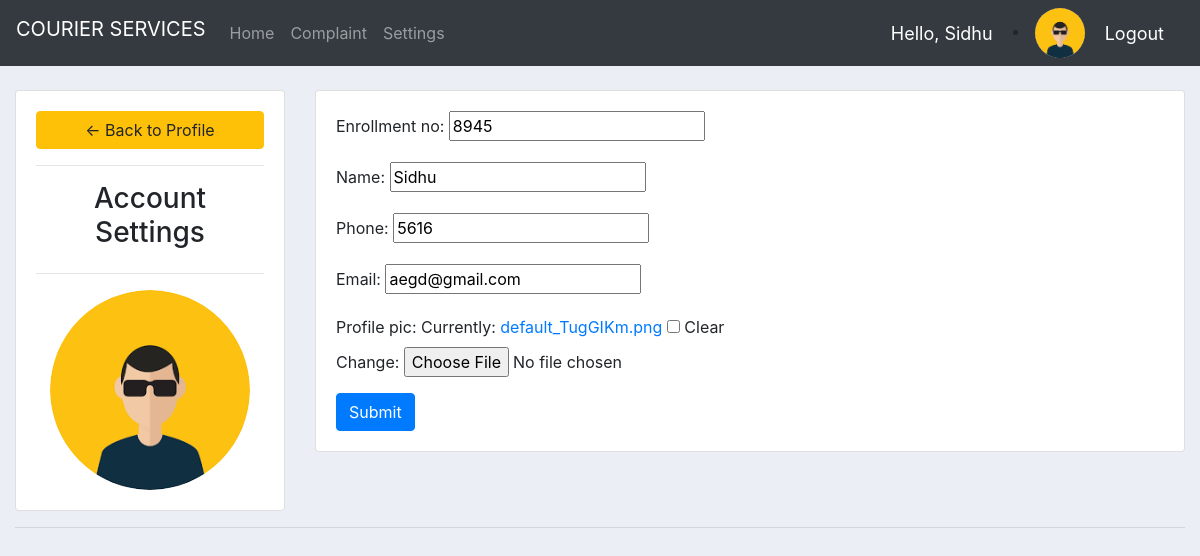
Page /user_settings/ (signed in) on the earlier database version.
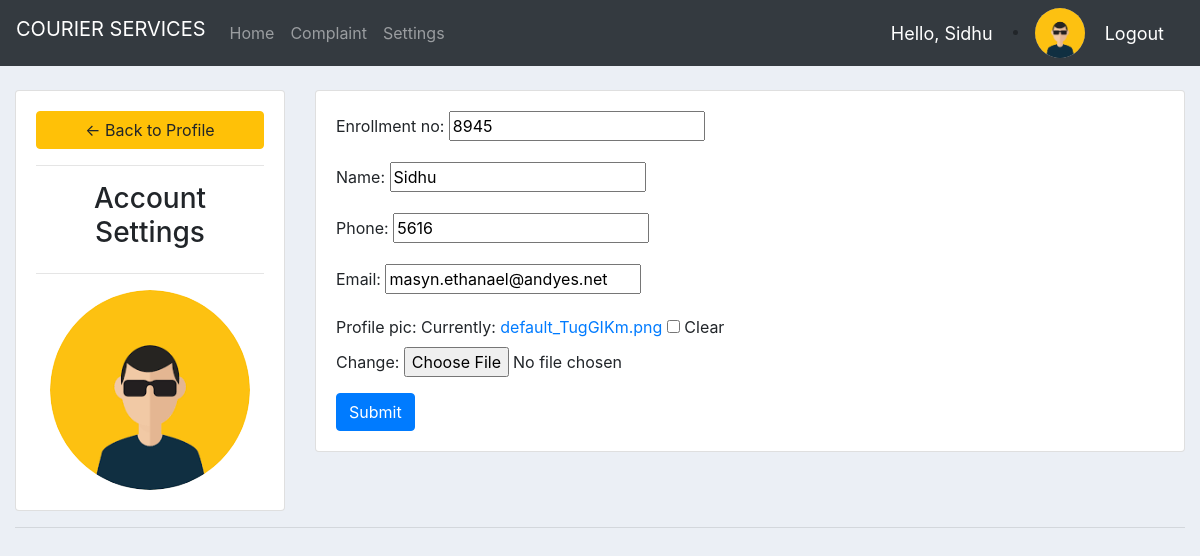
Same page on the later database version.
### courier/models.py (models this page shows, shortened)
class Student(models.Model):
    user = models.OneToOneField(User, null=True, on_delete=models.CASCADE)
    enrollment_no = models.IntegerField(null=True)
    name = models.CharField(max_length=200, null=True)
    room_no = models.CharField(max_length=10, null=True)
    phone = models.IntegerField(null=True)
    email = models.CharField(max_length=200, null=True)
    profile_pic = models.ImageField(default='default.png',null=True, blank=True)
    date_created = models.DateTimeField(auto_now_add=True, null=True)

### courier/decorators.py (the view)
        def wrapper_func(request, *args, **kwargs):
            group = None
            if request.user.groups.exists():
                group = request.user.groups.all()[0].name
            if group in allowed_roles:
                return view_func(request, *args, **kwargs)
            else:
                return HttpResponse('You are not authorized to view this page')

### courier/forms.py
class StudentForm(ModelForm):
    class Meta:
        model=Student
        fields='__all__'
        exclude=['room_no','user']

### courier/views.py (called while the page is built)
@login_required(login_url='login')
@allowed_users(allowed_roles=['student'])
def userSetting(request):
    student=request.user.student
    form=StudentForm(instance=student)
    if request.method=='POST':
        form=StudentForm(request.POST,request.FILES,instance=student)
        if form.is_valid():
            form.save()
            return redirect('user-page')
    context={'form':form}
    return render(request,'courier/user_settings.html',context)

### courier/templates/courier/user_settings.html (shortened to what this page needs)
{%  extends  'courier/main.html' %}
{% load static %}
{% block content %}
<br>
<div class="row">
	<div class="col-md-3">
		<div class="card card-body">
			<a class="btn btn-warning" href="{% url 'home' %}"> &#8592; Back to Profile</a>
			<hr>
			<h3 style="text-align: center">Account Settings</h3>
			<hr>
			<img class="profile-pic" src="{{request.user.student.profile_pic.url}}" >
		</div>
	</div>
	<div class="col-md-9">
		<div class="card card-body">
			<form method="POST" action="" enctype="multipart/form-data">
				{{form.as_p}}
			<input class="btn btn-primary" type="submit" name="Update Information">
			</form>
		</div>
	</div>
</div>
{% endblock %}

Differences in the rows shown:
changed Student "Sidhu": email "aegd@gmail.com" → "masyn.ethanael@andyes.net"
